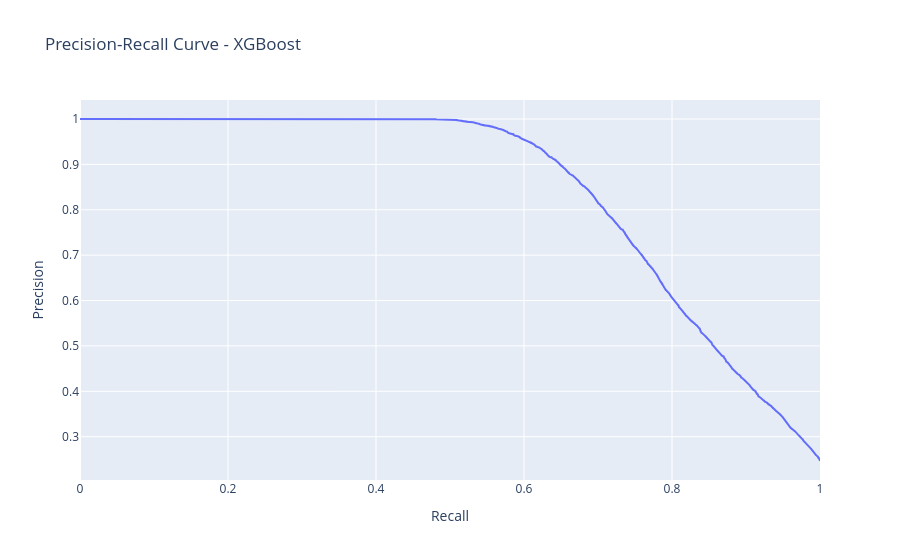

Notebook cell for this chart:
### Code cell
plot_pr(best_xgb, x_test, y_test, "XGBoost")

### Figure 1 — Plotly figure (JSON) as saved in the notebook; plotly's stock layout.template omitted (floating-point values rounded to 4 significant figures; data arrays with more than 128 entries replaced by an {"elided": "..."} marker saying what was removed)
{"data": [{"mode": "lines", "name": "XGBoost AP=0.844", "type": "scatter", "x": {"elided": "27659 float values"}, "y": {"elided": "27659 float values"}}], "layout": {"title": {"text": "Precision-Recall Curve - XGBoost"}, "xaxis": {"title": {"text": "Recall"}}, "yaxis": {"title": {"text": "Precision"}}}}
